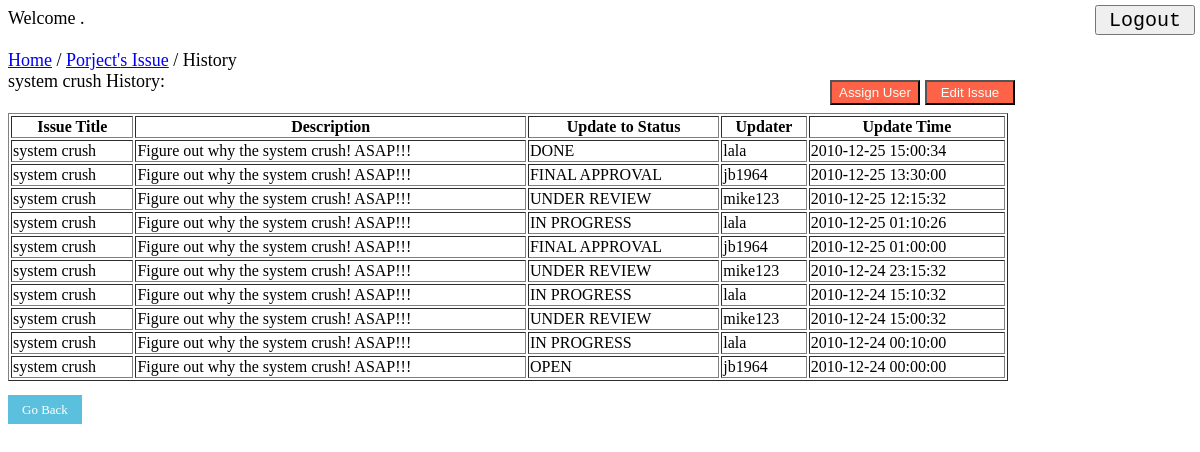
The page /history.php?iid=3 on the database its author committed.
### tables this page shows
CREATE TABLE issue (
  iid int NOT NULL AUTO_INCREMENT,
  pid int NOT NULL,
  reporter int NOT NULL,
  reportTime datetime NOT NULL,
  title varchar(1000) DEFAULT NULL,
  idescription text DEFAULT NULL,
  currentStatus int NOT NULL,
  PRIMARY KEY (iid),
  KEY pid (pid),
  KEY reporter (reporter),
  KEY currentStatus (currentStatus),
  CONSTRAINT issue_ibfk_1 FOREIGN KEY (pid) REFERENCES project (pid) ON DELETE CASCADE ON UPDATE CASCADE,  
  CONSTRAINT issue_ibfk_2 FOREIGN KEY (reporter) REFERENCES user (uid) ON DELETE CASCADE ON UPDATE CASCADE,
  CONSTRAINT issue_ibfk_3 FOREIGN KEY (currentStatus) REFERENCES status (sid) ON DELETE CASCADE ON UPDATE CASCADE
);

CREATE TABLE history (
  iid int NOT NULL,
  htitle varchar(1000) DEFAULT NULL,
  hdescription text DEFAULT NULL,
  update_to_sid int NOT NULL, 
  uid int NOT NULL,
  updateTime datetime NOT NULL,
  PRIMARY KEY (iid, update_to_sid, uid, updateTime),
  KEY iid (iid),
  KEY update_to_sid (update_to_sid),
  KEY uid (uid),
  CONSTRAINT report_ibfk_1 FOREIGN KEY (iid) REFERENCES issue (iid) ON DELETE CASCADE ON UPDATE CASCADE,
  CONSTRAINT report_ibfk_2 FOREIGN KEY (update_to_sid) REFERENCES status (sid) ON DELETE CASCADE ON UPDATE CASCADE,
  CONSTRAINT report_ibfk_3 FOREIGN KEY (uid) REFERENCES user (uid) ON DELETE CASCADE ON UPDATE CASCADE
);

CREATE TABLE status (
  sid int NOT NULL AUTO_INCREMENT,
  sname varchar(1000) DEFAULT NULL,
  PRIMARY KEY (sid)
);

CREATE TABLE user (
  uid int NOT NULL AUTO_INCREMENT,
  email varchar(40) NOT NULL,
  username varchar(40) NOT NULL,
  password varchar(40) NOT NULL,
  PRIMARY KEY (uid)
);

### history.php (the view, shortened to what this page needs)
<?php
    include("include.php");
    function showHistory($pid, $iid){
        global $mysqli;
        echo "<font size=4>";
        echo '<table width="1000" border="1">';
        echo '<tr><th>Issue Title</th><th>Description</th><th>Update to Status</th><th>Updater</th><th>Update Time</th></tr>';
        $result = $mysqli->query("select iid, htitle, hdescription, sname, username, updateTime from history h, status s, user u where h.iid = '$iid' and h.update_to_sid = s.sid and h.uid = u.uid order by updateTime desc");
        if($result){
            while ($row = $result->fetch_row()){
                if($row[0] != ""){
                    echo '<tr>';
                    echo '<td>'.$row[1].'</td>';
                    echo '<td>'.$row[2].'</td>';
                    echo '<td>'.$row[3].'</td>';
                    echo '<td>'.$row[4].'</td>';
                    echo '<td>'.$row[5].'</td>';
                }
            }
        }
        echo "</table>";
        echo '<br><a href=issue.php?pid='.$pid.' id="btn_goback">Go Back</a>';
        echo "</font>";
    }
    if(isset($_GET['iid'])) {
        echo '<input type="button" value="Logout" onclick="location.href=\'logout.php\'" style="position:absolute;right:5px;top:5px;width:100px;height:30px;font-size:20px;font-family:monospace;">';
        echo '<form method="POST">';
        echo '<input type="submit" value="Assign User" name="assuser" style="position:absolute;left:830px;top:80px;width:90px;height:25px;background-color:#FF6347;color:#F5FFFA;">';
        echo '<input type="submit" value="Edit Issue" name="editiss" style="position:absolute;left:925px;top:80px;width:90px;height:25px;background-color:#FF6347;color:#F5FFFA;">';
        echo '</form>';
        $iid = htmlspecialchars($_GET['iid'], ENT_QUOTES);
        $uid = htmlspecialchars($_SESSION["uid"], ENT_QUOTES);
        $username = htmlspecialchars($_SESSION["username"], ENT_QUOTES);
        echo "<font size=4>";
        echo "Welcome $username. <br><br>";
        echo '<a href="index.php">Home</a> / ';
        echo "</font>";
        if($result = $mysqli->query("select pid, title from issue where iid = '$iid' ")){
            $row = $result->fetch_assoc();
            $pid = $row['pid'];
            $title = $row['title'];
            echo "<font size=4>";
            echo '<a href=issue.php?pid='.$pid.'>Porject\'s Issue</a> / History <br>';
            echo $title.' History: <br><br>';
            echo "</font>";
            $lead_result = $mysqli->query("select adminid from lead where adminid = '$uid' and pid = '$pid' ");
            if(isset($_POST["assuser"])) {
                if($lead_result->num_rows != 0){
                    assignUser($pid, $iid);
                }
                else{
                    echo '<script language="javascript">';
                    echo 'alert("You are not authorized to assign any user on this project.")';
                    echo '</script>';
                    showHistory($pid, $iid);
                }
            }
            else{
                showHistory($pid, $iid);
            }
        }
    }
?>
<!DOCTYPE html>
<html>
<head>
</head>
</html>

### history.php (style rules this page uses)
#btn_goback { color: #fff; background-color: #5bc0de; border-color: #5bc0de; padding: 7px 14px; text-decoration:none; width: 100px; height: 30px; font-size: small; }

### rows shown on the page
issue: title "system crush"
history: htitle "system crush", hdescription "Figure out why the system crush! ASAP!!!", update_to_sid.sname "DONE", uid.username "lala", updateTime "2010-12-25 15:00:34"
history: htitle "system crush", hdescription "Figure out why the system crush! ASAP!!!", update_to_sid.sname "FINAL APPROVAL", uid.username "jb1964", updateTime "2010-12-25 13:30:00"
history: htitle "system crush", hdescription "Figure out why the system crush! ASAP!!!", update_to_sid.sname "UNDER REVIEW", uid.username "mike123", updateTime "2010-12-25 12:15:32"
history: htitle "system crush", hdescription "Figure out why the system crush! ASAP!!!", update_to_sid.sname "IN PROGRESS", uid.username "lala", updateTime "2010-12-25 01:10:26"
history: htitle "system crush", hdescription "Figure out why the system crush! ASAP!!!", update_to_sid.sname "FINAL APPROVAL", uid.username "jb1964", updateTime "2010-12-25 01:00:00"
history: htitle "system crush", hdescription "Figure out why the system crush! ASAP!!!", update_to_sid.sname "UNDER REVIEW", uid.username "mike123", updateTime "2010-12-24 23:15:32"
history: htitle "system crush", hdescription "Figure out why the system crush! ASAP!!!", update_to_sid.sname "IN PROGRESS", uid.username "lala", updateTime "2010-12-24 15:10:32"
history: htitle "system crush", hdescription "Figure out why the system crush! ASAP!!!", update_to_sid.sname "UNDER REVIEW", uid.username "mike123", updateTime "2010-12-24 15:00:32"
history: htitle "system crush", hdescription "Figure out why the system crush! ASAP!!!", update_to_sid.sname "IN PROGRESS", uid.username "lala", updateTime "2010-12-24 00:10:00"
history: htitle "system crush", hdescription "Figure out why the system crush! ASAP!!!", update_to_sid.sname "OPEN", uid.username "jb1964", updateTime "2010-12-24 00:00:00"
